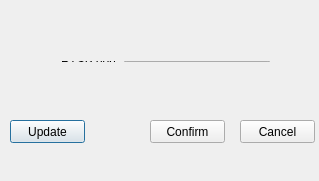
<?xml version="1.0" encoding="UTF-8"?>
<ui version="4.0">
 <class>CRtspParamsClass</class>
 <widget class="QDialog" name="CRtspParamsClass">
  <property name="geometry">
   <rect>
    <x>0</x>
    <y>0</y>
    <width>319</width>
    <height>181</height>
   </rect>
  </property>
  <property name="windowTitle">
   <string>CRtspParams</string>
  </property>
  <widget class="QPushButton" name="btnRefresh">
   <property name="geometry">
    <rect>
     <x>10</x>
     <y>120</y>
     <width>75</width>
     <height>23</height>
    </rect>
   </property>
   <property name="text">
    <string>Update</string>
   </property>
  </widget>
  <widget class="QPushButton" name="btnSave">
   <property name="geometry">
    <rect>
     <x>150</x>
     <y>120</y>
     <width>75</width>
     <height>23</height>
    </rect>
   </property>
   <property name="text">
    <string>Confirm</string>
   </property>
  </widget>
  <widget class="QPushButton" name="btnExit">
   <property name="geometry">
    <rect>
     <x>240</x>
     <y>120</y>
     <width>75</width>
     <height>23</height>
    </rect>
   </property>
   <property name="text">
    <string>Cancel</string>
   </property>
  </widget>
  <widget class="QWidget" name="layoutWidget">
   <property name="geometry">
    <rect>
     <x>50</x>
     <y>50</y>
     <width>231</width>
     <height>23</height>
    </rect>
   </property>
   <layout class="QGridLayout" name="gridLayout">
    <item row="0" column="0">
     <widget class="QLabel" name="label">
      <property name="text">
       <string>RTSP port</string>
      </property>
     </widget>
    </item>
    <item row="0" column="1">
     <widget class="QLineEdit" name="editPort"/>
    </item>
   </layout>
  </widget>
 </widget>
 <layoutdefault spacing="6" margin="11"/>
 <resources/>
 <connections/>
</ui>
